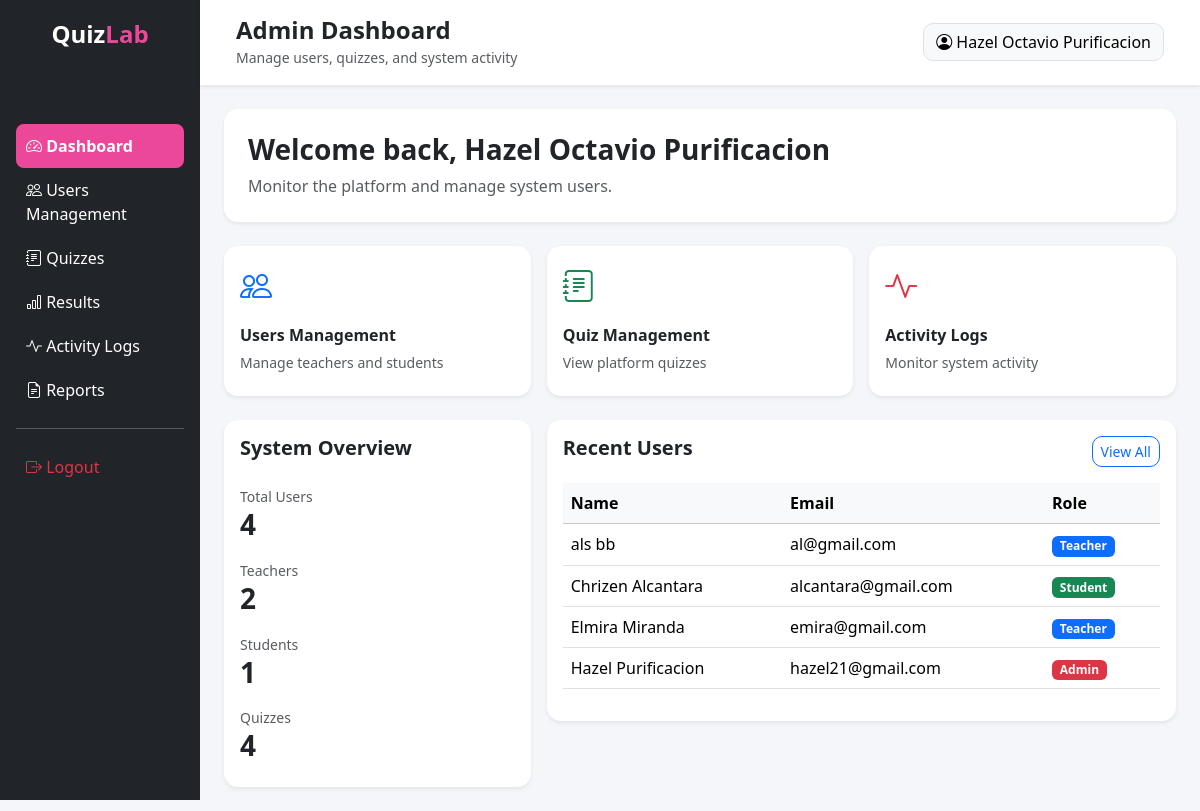
The page /frontend/admin/dashboard.php (signed in) on the database its author committed.
### tables this page shows
CREATE TABLE `users` (
  `user_id` int(11) NOT NULL,
  `firstname` varchar(50) NOT NULL,
  `middlename` varchar(50) DEFAULT NULL,
  `lastname` varchar(50) NOT NULL,
  `email` varchar(100) NOT NULL,
  `password` varchar(255) NOT NULL,
  `role` enum('admin','teacher','student') NOT NULL,
  `profile_picture` varchar(255) DEFAULT NULL,
  `status` enum('active','inactive') DEFAULT 'active',
  `created_at` timestamp NOT NULL DEFAULT current_timestamp()
);

### frontend/admin/dashboard.php (the view, shortened to what this page needs)
<?php
require_once "../../backend/database.php";
$totalUsers = $pdo->query("
    SELECT COUNT(*) FROM users
")->fetchColumn();
$totalTeachers = $pdo->query("
    SELECT COUNT(*) FROM users
    WHERE role='teacher'
")->fetchColumn();
$totalStudents = $pdo->query("
    SELECT COUNT(*) FROM users
    WHERE role='student'
")->fetchColumn();
$totalQuizzes = $pdo->query("
    SELECT COUNT(*) FROM quizzes
")->fetchColumn();
$stmt = $pdo->query("
    SELECT *
    FROM users
    ORDER BY user_id DESC
    LIMIT 5
");
$recentUsers = $stmt->fetchAll(PDO::FETCH_ASSOC);
?>
<!DOCTYPE html>
<html lang="en">
<head>
    <link href="https://cdn.jsdelivr.net/npm/bootstrap@5.3.2/dist/css/bootstrap.min.css" rel="stylesheet">
    <link rel="stylesheet"
        href="https://cdn.jsdelivr.net/npm/bootstrap-icons@1.11.1/font/bootstrap-icons.css">
    <link rel="stylesheet" href="style.css">
</head>
<body style="background:#f4f6f9;">
<div class="container-fluid">
    <div class="row">
        <div class="col-md-2 p-0">
            <?php include "nav.php"; ?>
        </div>
        <div class="col-md-10 p-0">
            <nav class="navbar navbar-expand-lg bg-white shadow-sm px-4 py-3">
                <div class="container-fluid">
                    <div>
                        <h4 class="mb-0 fw-bold">
                            Admin Dashboard
                        </h4>
                        <small class="text-muted">
                            Manage users, quizzes, and system activity
                        </small>
                    </div>
                    <a href="#" class="btn btn-light border">
                        <i class="bi bi-person-circle"></i>
                        <?= htmlspecialchars($_SESSION['name']); ?>
                    </a>
                </div>
            </nav>
            <div class="p-4">
                <div class="card border-0 shadow-sm mb-4 dashboard-card">
                    <div class="card-body p-4">
                        <h3 class="fw-bold mb-2">
                            Welcome back,
                            <?= htmlspecialchars($_SESSION['name']); ?>
                        </h3>
                        <p class="text-muted mb-0">
                            Monitor the platform and manage system users.
                        </p>
                    </div>
                </div>
                <div class="row g-3 mb-4">
                    <div class="col-md-4">
                        <a href="user.php" class="text-decoration-none">
                            <div class="card border-0 shadow-sm action-card">
                                <div class="card-body">
                                    <i class="bi bi-people fs-2 text-primary"></i>
                                    <h6 class="fw-bold mt-3 mb-1">
                                        Users Management
                                    </h6>
                                    <small class="text-muted">
                                        Manage teachers and students
                                    </small>
                                </div>
                            </div>
                        </a>
                    </div>
                    <div class="col-md-4">
                        <a href="#" class="text-decoration-none">
                            <div class="card border-0 shadow-sm action-card">
                                <div class="card-body">
                                    <i class="bi bi-journal-text fs-2 text-success"></i>
                                    <h6 class="fw-bold mt-3 mb-1">
                                        Quiz Management
                                    </h6>
                                    <small class="text-muted">
                                        View platform quizzes
                                    </small>
                                </div>
                            </div>
                        </a>
                    </div>
                    <div class="col-md-4">
                        <a href="#" class="text-decoration-none">
                            <div class="card border-0 shadow-sm action-card">
                                <div class="card-body">
                                    <i class="bi bi-activity fs-2 text-danger"></i>
                                    <h6 class="fw-bold mt-3 mb-1">
                                        Activity Logs
                                    </h6>
                                    <small class="text-muted">
                                        Monitor system activity
                                    </small>
                                </div>
                            </div>
                        </a>
                    </div>
                </div>
                <div class="row g-3">
                    <div class="col-md-4">
                        <div class="card border-0 shadow-sm dashboard-card h-100">
                            <div class="card-body">
                                <h5 class="fw-bold mb-4">
                                    System Overview
                                </h5>
                                <div class="mb-3">
                                    <small class="text-muted">Total Users</small>
                                    <h3 class="fw-bold"><?= $totalUsers ?></h3>
                                </div>
                                <div class="mb-3">
                                    <small class="text-muted">Teachers</small>
                                    <h3 class="fw-bold"><?= $totalTeachers ?></h3>
                                </div>
                                <div class="mb-3">
                                    <small class="text-muted">Students</small>
                                    <h3 class="fw-bold"><?= $totalStudents ?></h3>
                                </div>
                                <div>
                                    <small class="text-muted">Quizzes</small>
                                    <h3 class="fw-bold"><?= $totalQuizzes ?></h3>
                                </div>
                            </div>
                        </div>
                    </div>
                    <div class="col-md-8">
                        <div class="card border-0 shadow-sm dashboard-card">
                            <div class="card-body">
                                <div class="d-flex justify-content-between mb-3">
                                    <h5 class="fw-bold mb-0">
                                        Recent Users
                                    </h5>
                                    <a href="user.php"
                                       class="btn btn-sm btn-outline-primary">
                                        View All
                                    </a>
                                </div>
                                <div class="dashboard-scroll">
                                    <table class="table table-hover align-middle">
                                        <thead class="table-light">
                                            <tr>
                                                <th>Name</th>
                                                <th>Email</th>
                                                <th>Role</th>
                                            </tr>
                                        </thead>
                                        <tbody>
                                            <?php foreach($recentUsers as $user): ?>
                                                <tr>
                                                    <td>
                                                        <?= htmlspecialchars($user['firstname']) ?>
                                                        <?= htmlspecialchars($user['lastname']) ?>
                                                    </td>
                                                    <td>
                                                        <?= htmlspecialchars($user['email']) ?>
                                                    </td>
                                                    <td>
                                                        <?php if($user['role'] == 'admin'): ?>
                                                            <span class="badge bg-danger">
                                                                Admin
                                                            </span>
                                                        <?php elseif($user['role'] == 'teacher'): ?>
                                                            <span class="badge bg-primary">
                                                                Teacher
                                                            </span>
                                                        <?php else: ?>
                                                            <span class="badge bg-success">
                                                                Student
                                                            </span>
                                                        <?php endif; ?>
                                                    </td>
                                                </tr>
                                            <?php endforeach; ?>
                                        </tbody>
                                    </table>
                                </div>
                            </div>
                        </div>
                    </div>
                </div>
            </div>
        </div>
    </div>
</div>
</body>
</html>

### frontend/admin/style.css (style rules this page uses)
body { background:#f5f6fa; }
.table td, .table th { vertical-align:middle; }
.table td { white-space:nowrap; }
.card { border-radius:14px !important; overflow:hidden; }
.btn { border-radius:10px; }

### frontend/admin/dashboard.php (style rules this page uses)
.dashboard-card { border-radius: 14px; transition: 0.2s ease; }
.action-card { border-radius: 14px; transition: 0.2s ease; min-height: 150px; }
.dashboard-scroll { max-height: 320px; overflow-y: auto; }
.dashboard-scroll thead th { position: sticky; top: 0; background: #f8f9fa; z-index: 2; }
.table td, .table th { vertical-align: middle; }

### rows shown on the page
users: firstname "als", lastname "bb", email "al@gmail.com", role "Teacher"
users: firstname "Chrizen", lastname "Alcantara", email "alcantara@gmail.com", role "Student"
users: firstname "Elmira", lastname "Miranda", email "emira@gmail.com", role "Teacher"
users: firstname "Hazel", lastname "Purificacion", email "hazel21@gmail.com", role "Admin"

### other values the page prints
$_SESSION['name'] "Hazel Octavio Purificacion"
$totalUsers "4"
$totalTeachers "2"
$totalStudents "1"
$totalQuizzes "4"
